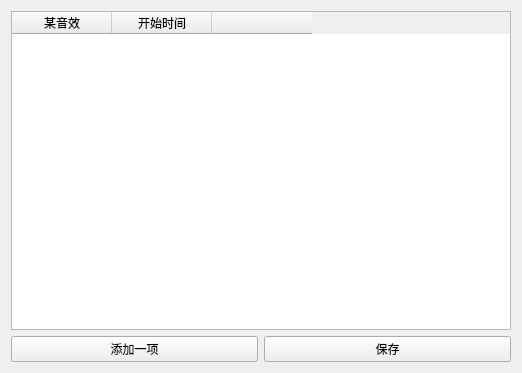
<?xml version="1.0" encoding="UTF-8"?>
<ui version="4.0">
 <class>SoundList</class>
 <widget class="QWidget" name="SoundList">
  <property name="geometry">
   <rect>
    <x>0</x>
    <y>0</y>
    <width>522</width>
    <height>373</height>
   </rect>
  </property>
  <property name="windowTitle">
   <string>Form</string>
  </property>
  <layout class="QGridLayout" name="gridLayout">
   <item row="1" column="1">
    <widget class="QPushButton" name="pushButton">
     <property name="text">
      <string>保存</string>
     </property>
    </widget>
   </item>
   <item row="1" column="0">
    <widget class="QPushButton" name="btnAdd">
     <property name="text">
      <string>添加一项</string>
     </property>
    </widget>
   </item>
   <item row="0" column="0" colspan="2">
    <widget class="QTableWidget" name="tableWidget">
     <property name="columnCount">
      <number>3</number>
     </property>
     <column>
      <property name="text">
       <string>某音效</string>
      </property>
     </column>
     <column>
      <property name="text">
       <string>开始时间</string>
      </property>
     </column>
     <column>
      <property name="text">
       <string/>
      </property>
     </column>
    </widget>
   </item>
  </layout>
 </widget>
 <resources/>
 <connections/>
</ui>
